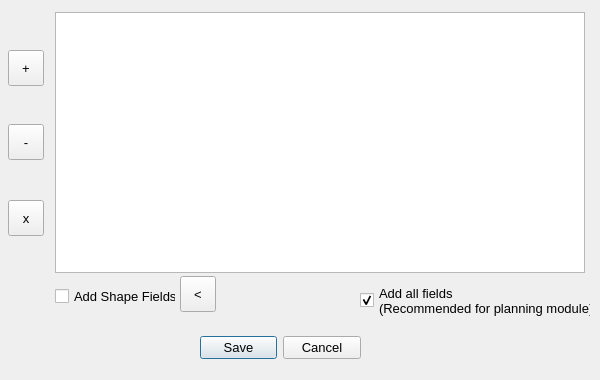
<?xml version="1.0" encoding="UTF-8"?>
<ui version="4.0">
 <class>fieldUserMapDialog</class>
 <widget class="QDialog" name="fieldUserMapDialog">
  <property name="windowModality">
   <enum>Qt::WindowModal</enum>
  </property>
  <property name="geometry">
   <rect>
    <x>0</x>
    <y>0</y>
    <width>600</width>
    <height>380</height>
   </rect>
  </property>
  <property name="font">
   <font>
    <pointsize>10</pointsize>
   </font>
  </property>
  <property name="mouseTracking">
   <bool>false</bool>
  </property>
  <property name="windowTitle">
   <string>Shape Field Map</string>
  </property>
  <property name="modal">
   <bool>true</bool>
  </property>
  <widget class="QDialogButtonBox" name="buttonBox">
   <property name="geometry">
    <rect>
     <x>200</x>
     <y>332</y>
     <width>161</width>
     <height>32</height>
    </rect>
   </property>
   <property name="toolTip">
    <string>Save or discard changes</string>
   </property>
   <property name="orientation">
    <enum>Qt::Horizontal</enum>
   </property>
   <property name="standardButtons">
    <set>QDialogButtonBox::Cancel|QDialogButtonBox::Save</set>
   </property>
  </widget>
  <widget class="QTableWidget" name="fieldUserMapTable">
   <property name="geometry">
    <rect>
     <x>55</x>
     <y>12</y>
     <width>530</width>
     <height>261</height>
    </rect>
   </property>
   <property name="font">
    <font>
     <pointsize>8</pointsize>
    </font>
   </property>
   <property name="mouseTracking">
    <bool>true</bool>
   </property>
   <property name="editTriggers">
    <set>QAbstractItemView::NoEditTriggers</set>
   </property>
   <property name="selectionBehavior">
    <enum>QAbstractItemView::SelectRows</enum>
   </property>
  </widget>
  <widget class="QToolButton" name="refreshToolButton">
   <property name="geometry">
    <rect>
     <x>8</x>
     <y>50</y>
     <width>36</width>
     <height>36</height>
    </rect>
   </property>
   <property name="toolTip">
    <string>Refresh all records</string>
   </property>
   <property name="text">
    <string>+</string>
   </property>
   <property name="iconSize">
    <size>
     <width>24</width>
     <height>24</height>
    </size>
   </property>
  </widget>
  <widget class="QToolButton" name="deleteToolButton">
   <property name="geometry">
    <rect>
     <x>8</x>
     <y>124</y>
     <width>36</width>
     <height>36</height>
    </rect>
   </property>
   <property name="toolTip">
    <string>Reset selected record</string>
   </property>
   <property name="text">
    <string>-</string>
   </property>
   <property name="iconSize">
    <size>
     <width>24</width>
     <height>24</height>
    </size>
   </property>
  </widget>
  <widget class="QToolButton" name="deleteAllToolButton">
   <property name="geometry">
    <rect>
     <x>8</x>
     <y>200</y>
     <width>36</width>
     <height>36</height>
    </rect>
   </property>
   <property name="toolTip">
    <string>Reset all records</string>
   </property>
   <property name="text">
    <string>x</string>
   </property>
   <property name="iconSize">
    <size>
     <width>24</width>
     <height>24</height>
    </size>
   </property>
  </widget>
  <widget class="QCheckBox" name="userSHPFieldMapCheckBox">
   <property name="geometry">
    <rect>
     <x>55</x>
     <y>288</y>
     <width>121</width>
     <height>17</height>
    </rect>
   </property>
   <property name="text">
    <string>Add Shape Fields </string>
   </property>
  </widget>
  <widget class="QToolButton" name="addFieldsToolButton">
   <property name="geometry">
    <rect>
     <x>180</x>
     <y>276</y>
     <width>36</width>
     <height>36</height>
    </rect>
   </property>
   <property name="toolTip">
    <string>Reset all records</string>
   </property>
   <property name="text">
    <string>&lt;</string>
   </property>
   <property name="iconSize">
    <size>
     <width>24</width>
     <height>24</height>
    </size>
   </property>
  </widget>
  <widget class="QCheckBox" name="addAllFieldsButton">
   <property name="geometry">
    <rect>
     <x>360</x>
     <y>280</y>
     <width>231</width>
     <height>41</height>
    </rect>
   </property>
   <property name="text">
    <string>Add all fields 
(Recommended for planning module)</string>
   </property>
   <property name="checked">
    <bool>true</bool>
   </property>
  </widget>
 </widget>
 <tabstops>
  <tabstop>fieldUserMapTable</tabstop>
  <tabstop>refreshToolButton</tabstop>
  <tabstop>deleteToolButton</tabstop>
  <tabstop>deleteAllToolButton</tabstop>
  <tabstop>userSHPFieldMapCheckBox</tabstop>
  <tabstop>addFieldsToolButton</tabstop>
 </tabstops>
 <resources/>
 <connections>
  <connection>
   <sender>buttonBox</sender>
   <signal>accepted()</signal>
   <receiver>fieldUserMapDialog</receiver>
   <slot>accept()</slot>
   <hints>
    <hint type="sourcelabel">
     <x>248</x>
     <y>254</y>
    </hint>
    <hint type="destinationlabel">
     <x>157</x>
     <y>274</y>
    </hint>
   </hints>
  </connection>
  <connection>
   <sender>buttonBox</sender>
   <signal>rejected()</signal>
   <receiver>fieldUserMapDialog</receiver>
   <slot>reject()</slot>
   <hints>
    <hint type="sourcelabel">
     <x>316</x>
     <y>260</y>
    </hint>
    <hint type="destinationlabel">
     <x>286</x>
     <y>274</y>
    </hint>
   </hints>
  </connection>
 </connections>
</ui>
